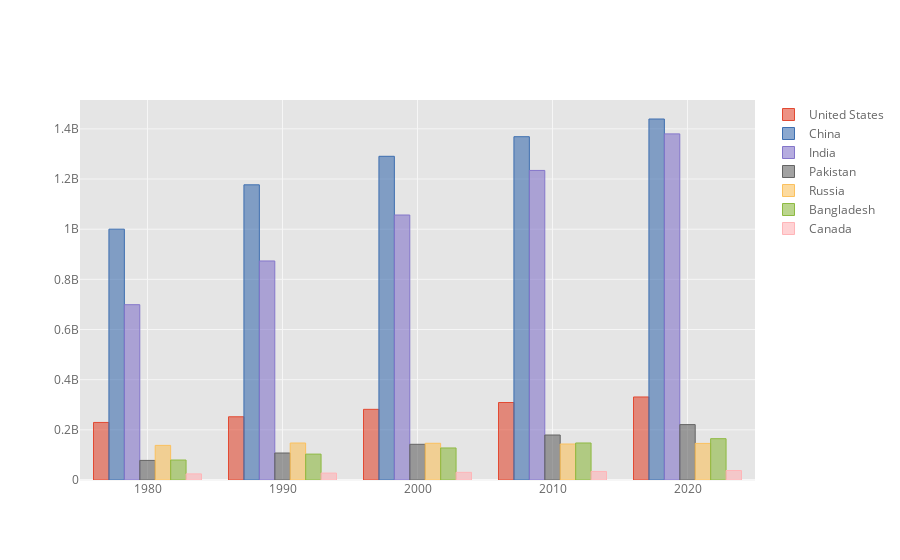

Notebook code for this chart:
### Code cell
df_pivot_sample.iplot(kind='bar')

### Figure 1 — Plotly figure (JSON) as saved in the notebook; plotly's stock layout.template omitted (floating-point values rounded to 4 significant figures)
{"data": [{"marker": {"color": "rgba(226, 74, 51, 0.6)", "line": {"color": "rgba(226, 74, 51, 1.0)", "width": 1}}, "name": "United States", "orientation": "v", "text": "", "type": "bar", "x": [1980, 1990, 2000, 2010, 2020], "y": [229476354, 252120309, 281710909, 309011475, 331002651]}, {"marker": {"color": "rgba(62, 111, 176, 0.6)", "line": {"color": "rgba(62, 111, 176, 1.0)", "width": 1}}, "name": "China", "orientation": "v", "text": "", "type": "bar", "x": [1980, 1990, 2000, 2010, 2020], "y": [1000089235, 1176883674, 1290550765, 1368810615, 1439323776]}, {"marker": {"color": "rgba(132, 118, 202, 0.6)", "line": {"color": "rgba(132, 118, 202, 1.0)", "width": 1}}, "name": "India", "orientation": "v", "text": "", "type": "bar", "x": [1980, 1990, 2000, 2010, 2020], "y": [698952844, 873277798, 1056575549, 1234281170, 1380004385]}, {"marker": {"color": "rgba(101, 101, 101, 0.6)", "line": {"color": "rgba(101, 101, 101, 1.0)", "width": 1}}, "name": "Pakistan", "orientation": "v", "text": "", "type": "bar", "x": [1980, 1990, 2000, 2010, 2020], "y": [78054343, 107647921, 142343578, 179424641, 220892340]}, {"marker": {"color": "rgba(251, 193, 94, 0.6)", "line": {"color": "rgba(251, 193, 94, 1.0)", "width": 1}}, "name": "Russia", "orientation": "v", "text": "", "type": "bar", "x": [1980, 1990, 2000, 2010, 2020], "y": [138053150, 147531561, 146404903, 143479274, 145934462]}, {"marker": {"color": "rgba(142, 186, 66, 0.6)", "line": {"color": "rgba(142, 186, 66, 1.0)", "width": 1}}, "name": "Bangladesh", "orientation": "v", "text": "", "type": "bar", "x": [1980, 1990, 2000, 2010, 2020], "y": [79639491, 103171956, 127657854, 147575430, 164689383]}, {"marker": {"color": "rgba(255, 181, 184, 0.6)", "line": {"color": "rgba(255, 181, 184, 1.0)", "width": 1}}, "name": "Canada", "orientation": "v", "text": "", "type": "bar", "x": [1980, 1990, 2000, 2010, 2020], "y": [24416886, 27541319, 30588383, 34147564, 37742154]}], "layout": {"legend": {"bgcolor": "#FFFFFF", "font": {"color": "#666666"}}, "paper_bgcolor": "#FFFFFF", "plot_bgcolor": "#E5E5E5", "title": {"font": {"color": "#151516"}}, "xaxis": {"gridcolor": "#F6F6F6", "showgrid": true, "tickfont": {"color": "#666666"}, "title": {"font": {"color": "#666666"}, "text": ""}, "zerolinecolor": "#F6F6F6"}, "yaxis": {"gridcolor": "#F6F6F6", "showgrid": true, "tickfont": {"color": "#666666"}, "title": {"font": {"color": "#666666"}, "text": ""}, "zerolinecolor": "#F6F6F6"}}}
